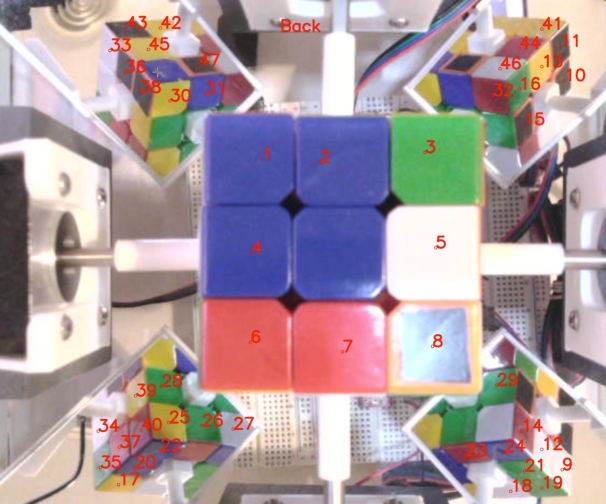
#> input picture Calibration_Guide.jpg, 1211 x 1007 px (shown at 1/2 size)
$ python -i capture.py   (imports and definitions only)
#> lines starting #> are read from the running program, lines starting #| are printed output that depends on the picture
#> further down, picture is the input picture: shape (1007, 1211, 3); mean B, G, R 159.5, 154.6, 170.8
### detector/predict.py
import cv2
import numpy as np
import os
import pandas as pd
import matplotlib.pyplot as plt
from sklearn.neighbors import KNeighborsClassifier

def train_model():
    global train_pixels, train_labels, model
    #Loading training data
    with open('./detector/training.data','r') as file:
        train_pixels = []
        train_labels = []
        for line in file:
            data = line.strip().split(',')
            train_pixels.append([int(data[0]),int(data[1]),int(data[2])])
            train_labels.append(data[3])

    # convert to numpy array
    train_pixels = np.array(train_pixels)
    train_labels = np.array(train_labels)
    # train the k-NN model
    k = 3
    model = KNeighborsClassifier(n_neighbors=k)
    model.fit(train_pixels, train_labels)

# [56 lines left out: functions plot_model, stringToSingmaster, not called in this run]

train_model()

### capture.py
import cv2
import numpy as np
import matplotlib.pyplot as plt
from detector.predict import *

# [16 lines left out: function click_event, not called in this run]

# [2 lines not run here, left out]

# Process data and store in array as tuples
pairs = []
# [3 lines not run here, left out]

up_face = pairs[:8]
right_face = pairs[8:16]
front_face = pairs[16:24]
down_face = pairs[24:32]
left_face = pairs[32:40]
back_face = pairs[40:48]

def normalise(image):
    # Convert the image to LAB color space
    lab_image = cv2.cvtColor(image, cv2.COLOR_BGR2LAB)
#> lab_image: shape (1007, 1211, 3); mean of channels 0, 1, 2 166.8, 136.6, 128.3

    # Split the LAB image into L, A, and B channels
    l_channel, a_channel, b_channel = cv2.split(lab_image)
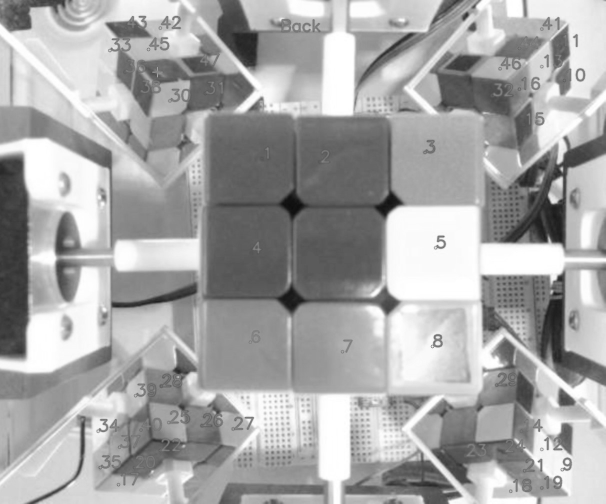
#> l_channel: shape (1007, 1211) (shown at 1/2 size); min 12, max 255, mean 166.8
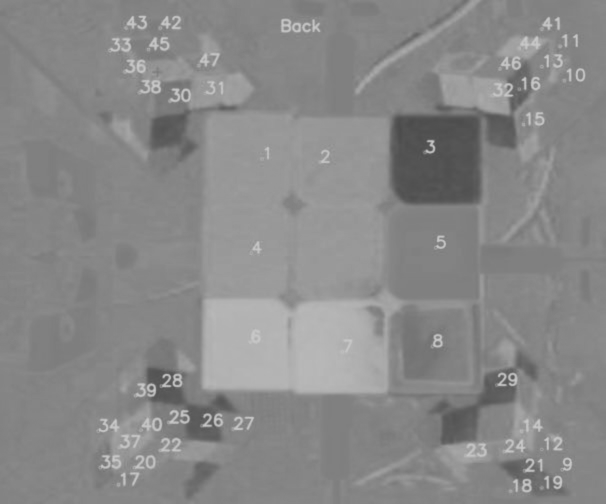
#> a_channel: shape (1007, 1211) (shown at 1/2 size); min 74, max 204, mean 136.6
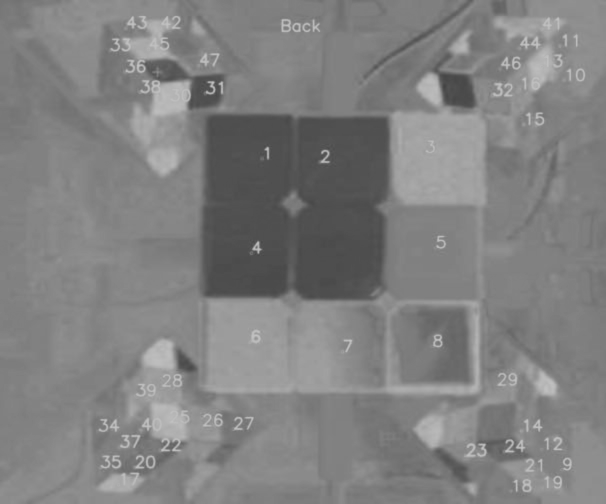
#> b_channel: shape (1007, 1211) (shown at 1/2 size); min 67, max 196, mean 128.3

    # Apply Adaptive Histogram Equalization to the L channel
    clahe = cv2.createCLAHE(clipLimit=2.0, tileGridSize=(8, 8))
    l_channel_equalized = clahe.apply(l_channel)
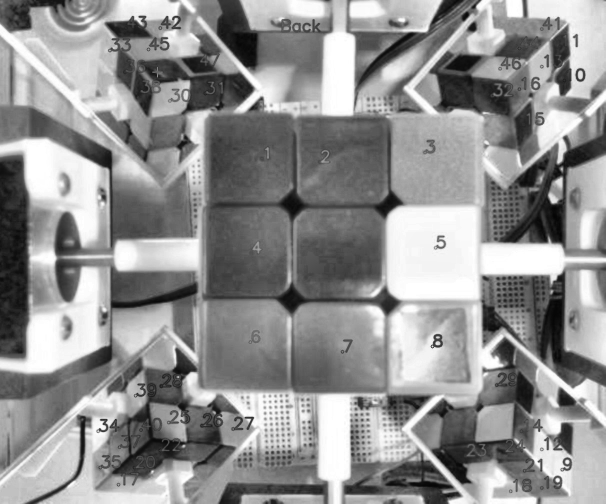
#> l_channel_equalized: shape (1007, 1211) (shown at 1/2 size); min 4, max 255, mean 144.9

    # Merge the equalized L channel with the original A and B channels
    equalized_lab_image = cv2.merge([l_channel_equalized, a_channel, b_channel])
#> equalized_lab_image: shape (1007, 1211, 3); mean of channels 0, 1, 2 144.9, 136.6, 128.3

    # Convert the LAB image back to BGR color space
    normalized_image = cv2.cvtColor(equalized_lab_image, cv2.COLOR_LAB2BGR)
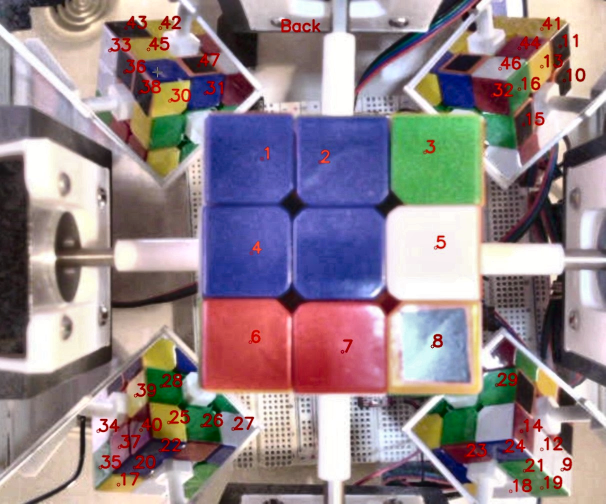
#> normalized_image: shape (1007, 1211, 3) (shown at 1/2 size); mean B, G, R 138.5, 133.2, 148.1

    return normalized_image

# [67 lines left out: function predict_image, not called in this run]


width = 640
height = 480
w_c = width//2
h_c = height//2
box_offset = 140
# [62 lines left out: function run_video, not called in this run]

# [8 lines of commented-out code are left out]

>>> import cv2
>>> picture = cv2.imread('Calibration_Guide.jpg')
>>> result = normalise(picture)
